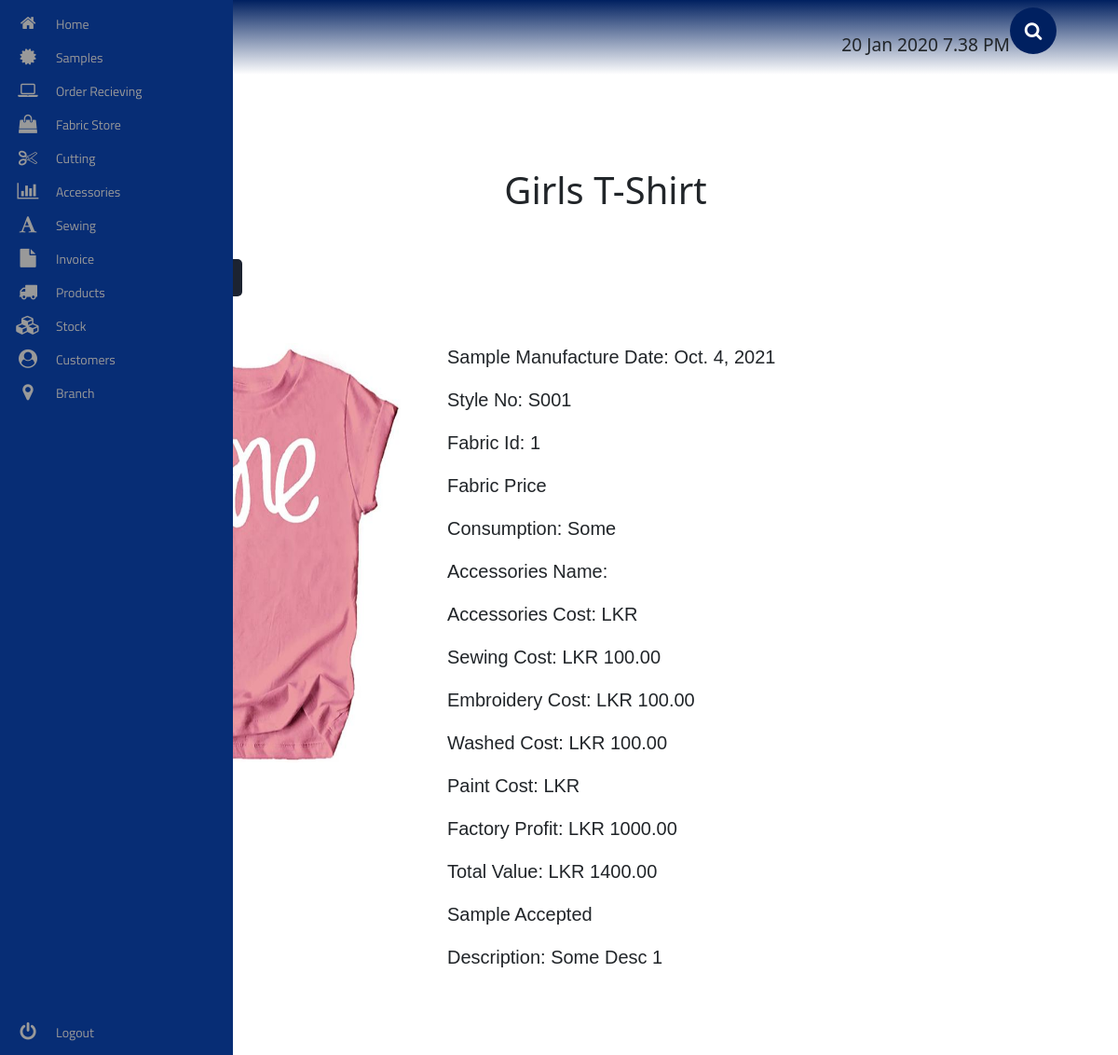
The page /sample/girls-tshirt/1/ on the database its author committed.
### sample/models.py (models this page shows, shortened)
class GirlsTshirt(models.Model):
    img = models.ImageField(upload_to='products/girls/girls-tshirt/img/')
    sample_manufactured_date = models.DateField()
    style_no = models.CharField(max_length=1000)
    fabric = models.ForeignKey(OrderOut, on_delete=models.SET_NULL, null=True, blank=True)
    consumption = models.CharField(max_length=1000)
    accessories = models.ForeignKey(AccSentOut, on_delete=models.SET_NULL, null=True, blank=True)
    sewing_cost = models.DecimalField(decimal_places=2, max_digits=100000)
    embroidery_cost = models.DecimalField(decimal_places=2, max_digits=100000)
    washed_cost = models.DecimalField(decimal_places=2, max_digits=100000)
    paint_cost = models.DecimalField(decimal_places=2, max_digits=100000)
    factory_profit = models.DecimalField(decimal_places=2, max_digits=100000)
    total_value = models.DecimalField(decimal_places=2, max_digits=100000)
    accepted = models.BooleanField(default=True)
    description = models.CharField(max_length=1000)

### sample/views.py (the view)
# urls.py: path('girls-tshirt/<int:id>/', girls_tshirt_view, name="girls_tshirt_view"),
def girls_tshirt_view(request, id):
    template = 'girls/t-shirt/girls_tshirt.html'
    try:
        obj = GirlsTshirt.objects.get(id=id)
    except GirlsTshirt.DoesNotExist:
        raise Http404
    if request.method == 'POST':
        form = GirlsTshirtForm(data=request.POST, instance=obj)
        if form.is_valid():
            form.save()
    else:
        form = GirlsTshirtForm(instance=obj)
    context = {
        'object': obj,
        'form': form,
    }
    return render(request, template, context)

### sample/templates/girls/t-shirt/girls_tshirt.html (shortened to what this page needs)
<!DOCTYPE html>
<html lang="en">
{% extends 'base.html' %}
{% load static %}
{% load crispy_forms_tags %}
    {% block extra_css %}
        <link rel="stylesheet" href="{% static 'sample/css/girls/pant/girls_pant.css' %}">
    {% endblock %}
    {% block content %}
        <div class="girls__pant__container">
            <h1> Girls T-Shirt </h1>
            <div class="girls__pant__btn">
                <button>
                    <a href="{% url 'sample:girls_tshirt_print_view' object.id %}" target="_blank"> Print  </a>
                </button>
                <button onclick="FormDisplay()" id="edit-btn"> Edit </button>
            </div>
            <div class="girls__pant__wrapper">
                <img src="{{ object.img.url }}" alt="img" class="girls__pant__img">
                <div class="girls__pant__details">
                    <p> Sample Manufacture Date: {{ object.sample_manufactured_date }} </p>
                    <p> Style No: {{ object.style_no }} </p>
                    <p> Fabric Id: {{ object.fabric_id }} </p>
                    <p> Fabric Price {{ object.fabric_price }} </p>
                    <p> Consumption: {{ object.consumption }} </p>
                    <p> Accessories Name: {{ object.acc_name }} </p>
                    <p> Accessories Cost: LKR {{ object.acc_cost }} </p>
                    <p> Sewing Cost: LKR {{ object.sewing_cost }} </p>
                    <p> Embroidery Cost: LKR {{ object.embroidery_cost}} </p>
                    <p> Washed Cost: LKR {{ object.washed_cost }} </p>
                    <p> Paint Cost: LKR {{ object.pain_cost}} </p>
                    <p> Factory Profit: LKR {{ object.factory_profit }} </p>
                    <p> Total Value: LKR {{ object.total_value }} </p>
                    <p> {% if object.accepted == True %}
                        Sample Accepted
                        {% else %}
                        Sample Rejected
                        {% endif %}
                    </p>
                    <p> Description: {{ object.description }} </p>
                </div>
            </div>
        </div>
    {% endblock %}

### sample/static/sample/css/girls/pant/girls_pant.css (style rules this page uses)
.girls__pant__container { margin: 100px 0 50px 100px; display: flex; flex-direction: column; justify-content: center; }
.girls__pant__container h1 { text-align: center; margin-bottom: 50px; }
.girls__pant__wrapper { display: flex; float: left; }
.girls__pant__img { width: 30%; height: 450px; }
.girls__pant__details { margin-left: 50px; width: 70%; }
.girls__pant__details p { font-size: 20px; font-family: Helvetica; }
.girls__pant__btn { display: flex; float: right; margin-bottom: 50px; }
.girls__pant__btn button { outline: none; border: none; height: 40px; width: 60px; background: #1C2331; border-radius: 5px; color: #fff; margin-left: 20px; }
.girls__pant__btn a { text-decoration: none; color: #fff; }

### rows shown on the page
GirlsTshirt: img (picture), sample_manufactured_date "Oct. 4, 2021", style_no "S001", fabric_id "1", consumption "Some", sewing_cost "100.00", embroidery_cost "100.00", washed_cost "100.00", factory_profit "1000.00", total_value "1400.00", description "Some Desc 1"
